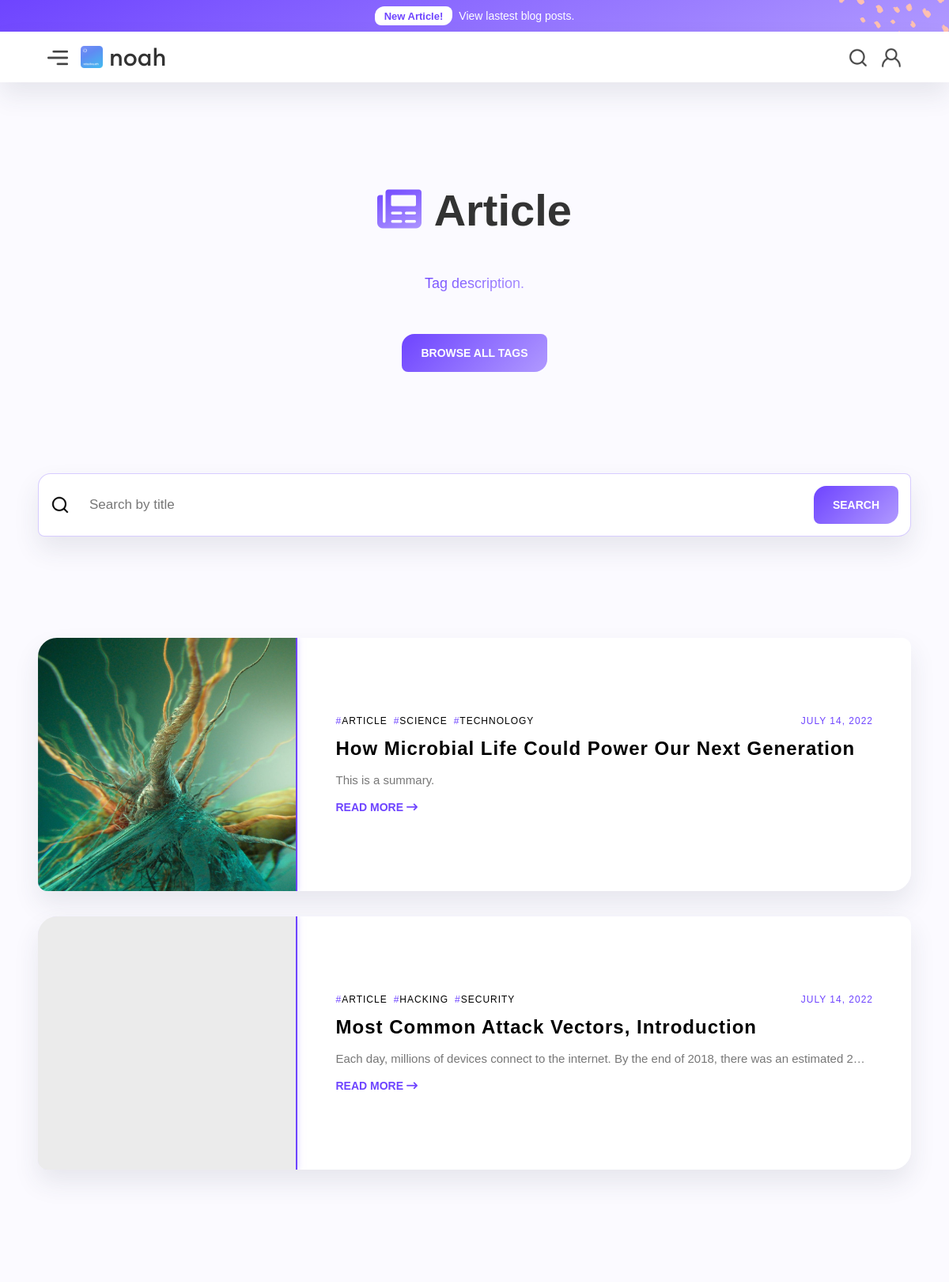
/tags/article (upper part), run on an earlier commit of the app's database.
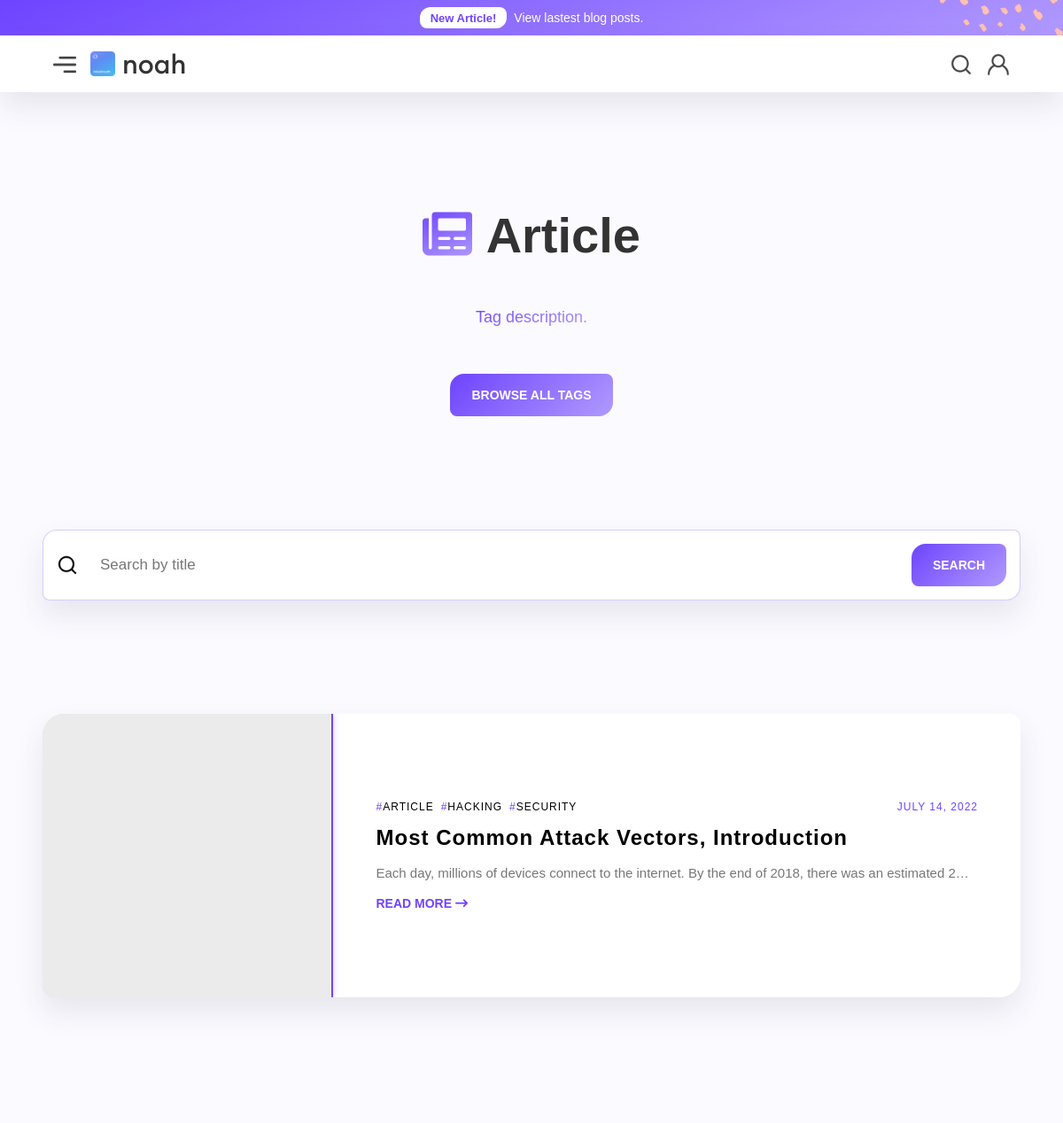
And on a later commit of the database.
### blog/models.py (models this page shows, shortened)
class Tag(models.Model):
    name = models.CharField(max_length=64, unique=True)
    slug = models.SlugField(max_length=64, unique=True, null=True, blank=True)
    special = models.CharField(max_length=1, default='#')
    description = models.TextField(max_length=512, default='Tag description.')
    class Meta:
        ordering = ['name']
    def __str__(self):
        return self.name

class Post(models.Model):
    title = models.CharField(max_length=128, unique=True)
    slug = models.SlugField(max_length=128, unique=True, null=True, blank=True)
    author = models.ForeignKey(User, on_delete=models.CASCADE, related_name='post_author')
    author_plug = models.URLField(max_length=128, default='https://linktr.ee/ndasilva')
    image = models.ImageField(null=True, blank=True, upload_to='blog_images/')
    tags = models.CharField(max_length=255, default='blog')
    summary = models.TextField(max_length=512)
    content = RichTextField(blank=True, null=True)
    updated_on = models.DateTimeField(auto_now= True, blank=True)
    created_on = models.DateTimeField(auto_now_add=True, blank=True)
    likes = models.ManyToManyField(User, blank=True, related_name='post_likes')
    class Meta:
        ordering = ['-created_on']
    def get_tags(self):
        return self.tags.replace('[', '').replace(']', '').replace('\'', '').split(', ')

### blog/views.py (the view)
# urls.py: path('tags/<slug:slug>', views.TagDetailView.as_view(), name="tag-detail"),
class TagDetailView(DetailView):
    model = Tag
    template_name = 'tag_detail.html'
    paginate_by = 6
    def filter_by_title(self):
        title_filter = PostFilter(self.request.GET, queryset=Post.objects.filter(tags__icontains=self.object))
        return title_filter
    def get_context_data(self, **kwargs):
        context = super(TagDetailView, self).get_context_data(**kwargs)
        context['tag_list'] = Tag.objects.all()
        context['title_filter'] = self.filter_by_title()
        book_paginator = Paginator(self.filter_by_title().qs, self.paginate_by)
        page_num = self.request.GET.get('page')
        page = book_paginator.get_page(page_num)
        context['post_page'] = page
        return context

### blog/templates/tag_detail.html (shortened to what this page needs)
{% extends 'base.html' %}
{% load static %}
{% load widget_tweaks %}
{% block content %}
<div class="hero-section wf-section">
  <div class="default-section-content">
    <div class="w-layout-grid hero-title-grid no-margin">
      <h1>
        <span class="gradient-span fa900solid-span">{{ tag.special }}</span> {{ tag.name }}
      </h1>
      <h2 class="hero-paragraph">
        <span class="gradient-span">{{ tag.description }}</span>
      </h2>
      <a href="{% url 'tags' %}" class="btn w-button">Browse all tags</a>
    </div>
  </div>
</div>
<div class="default-section wf-section">
  <div class="default-section-content">
    <form action="#search" class="search-div w-form">
      <img
        src="{% static 'main/img/search-img.png' %}"
        loading="lazy"
        alt=""
        class="search-icon"/>
      {% render_field title_filter.form.title class="search-bar w-input" id="search" max_length="128" placeholder="Search by title" %}
      <input type="submit" value="Search" class="search-btn w-button" />
    </form>
  </div>
</div>
<div class="anti-hero-section wf-section">
  <div class="default-section-content">
    {% if post_page %}
    <div class="w-layout-grid single-col-grid" id="w-node-_595394b4-9006-2f7c-6bcc-3e12ba97ca85-774ef4fc">
      {% for post in post_page.object_list %}
      <a href="{% url 'blog-post' post.slug %}" class="blog-card w-inline-block">
        <div
          class="blog-card-left"
          style="background-image: url({{ post.image.url }});">
        </div>
        <div class="blog-card-right">
          <div class="top-wrapper">
            <div class="tag-flex start-justify">
              {% for tag in post.get_tags %}
              <div class="tag-block">
                <div class="hashtag-purple">#</div>
                <div class="hashtag">{{ tag }}</div>
              </div>
              {% endfor %}
            </div>
            <div class="hashtag-purple">
              {{ post.created_on|date:"F d, Y" }}
            </div>
          </div>
          <h3 class="card-heading">{{ post.title }}</h3>
          <div class="card-description">
            {{post.summary|truncatechars:100 }}<br />
          </div>
          <div class="arrow-btn-txt">
            Read more <span class="fa900solid-span"></span>
          </div>
        </div>
      </a>
      {% endfor %}
    </div>
    {% else %}
    <div class="banner-content-div">
      <h2 class="h4-heading">This place is a void!</h2>
      <p>There are currently no posts published on the site.</p>
    </div>
    {% endif %}
  </div>
</div>
{% endblock %}

### main/templates/base.html (shortened to what this page needs)
{% load static %}
<!DOCTYPE html>
<html lang="en">
<head>
    <link href="{% static 'main/css/normalize.css' %}" rel="stylesheet" type="text/css">
    <link href="{% static 'main/css/webflow.css' %}" rel="stylesheet" type="text/css">
    <link href="{% static 'main/css/ndasilva.webflow.css' %}" rel="stylesheet" type="text/css">
</head>
<body>
    {% block navbar %}
    <div class="nav-banner-wrapper">
        <a href="{% url 'blog' %}" class="banner-link w-inline-block">
            <div class="w-layout-grid nav-banner-grid">
                <div id="w-node-_1be03d6a-790c-629e-8122-d0fe113d13b0-113d13ad" class="banner-info">
                    <div id="w-node-_1be03d6a-790c-629e-8122-d0fe113d13b1-113d13ad" class="banner-new-tag">New Article!
                    </div>
                    <div id="w-node-_1be03d6a-790c-629e-8122-d0fe113d13b3-113d13ad" class="banner-text">View lastest blog posts.</div>
                </div>
            </div>
        </a>
    </div>
    <div class="navbar-wrapper">
        <div data-collapse="all" data-animation="default" data-duration="400" data-easing="ease" data-easing2="ease"
            role="banner" class="navbar w-nav">
            <div class="w-layout-grid navbar-grid">
                <div class="w-layout-grid nav-menu-grid">
                    <div class="nav-menu-link-block w-nav-button"><img src="{% static 'main/img/nav-menu-img.png' %}"
                            loading="lazy"
                            srcset="{% static 'main/img/nav-menu-img-p-500.png' %} 500w, {% static 'main/img/nav-menu-img.png' %} 512w"
                            sizes="(max-width: 767px) 26px, (max-width: 991px) 3vw, 26px" alt=""
                            class="nav-menu-icon small"></div>
                    <a href="{% url 'home' %}" id="w-node-_073a6cad-f6aa-4cb3-d13c-226c4e6884fb-4e6884ef" aria-current="page"
                        class="brand-logo-link w-inline-block"><img
                            src="{% static 'main/img/58f322539377c4d97bfdc4882eb80ab9-256.png' %}" loading="lazy" alt=""
                            class="brand-logo-img">
                        <div>noah</div>
                    </a>
                </div>
                <div class="w-layout-grid nav-menu-grid">
                    <a href="{% url 'tags' %}" id="w-node-_073a6cad-f6aa-4cb3-d13c-226c4e688500-4e6884ef"
                        class="nav-link-block w-inline-block"><img src="{% static 'main/img/search-img.png' %}"
                            loading="lazy" alt="" class="nav-menu-icon small"></a>
                    {% if user.is_authenticated %}
                    <a href="{% url 'dashboard'%}" id="w-node-_073a6cad-f6aa-4cb3-d13c-226c4e688502-4e6884ef"
                        class="nav-link-block w-inline-block" style="text-decoration: none;">
                        {% if user %}
                        <span class="gradient-span fa900solid">@{{ user.username.0 }}{{ user.username.1 }}{{ user.username.2 }}{{ user.username.3 }}...</span>
                        {% else %}
                        <img src="{% static 'main/img/account-img.png' %}" loading="lazy" alt="" class="nav-menu-icon small">
                        {% endif %}
                    </a>
                    {% else %}
                    <a href="{% url 'login'%}" id="w-node-_073a6cad-f6aa-4cb3-d13c-226c4e688502-4e6884ef"
                    class="nav-link-block w-inline-block"><img src="{% static 'main/img/account-img.png' %}"
                        loading="lazy" alt="" class="nav-menu-icon small"></a>
                    {% endif %}
                </div>
            </div>
        </div>
    </div>
    {% endblock %}
    {% block content %}
    {% endblock %}
</body>
</html>

### main/static/main/css/webflow.css (style rules this page uses)
* { -webkit-box-sizing: border-box; -moz-box-sizing: border-box; box-sizing: border-box; }
html { height: 100%; }
body { margin: 0; min-height: 100%; background-color: #fff; font-family: Arial, sans-serif; font-size: 14px; line-height: 20px; color: #333; }
img { max-width: 100%; vertical-align: middle; display: inline-block; }
.w-inline-block { max-width: 100%; display: inline-block; }
.w-button { display: inline-block; padding: 9px 15px; background-color: #3898EC; color: white; border: 0; line-height: inherit; text-decoration: none; cursor: pointer; border-radius: 0; }
input.w-button { -webkit-appearance: button; }
h1, h2, h3, h4, h5, h6 { font-weight: bold; margin-bottom: 10px; }
h1 { font-size: 38px; line-height: 44px; margin-top: 20px; }
h2 { font-size: 32px; line-height: 36px; margin-top: 20px; }
h3 { font-size: 24px; line-height: 30px; margin-top: 20px; }
.w-form { margin: 0 0 15px; }
.w-input, .w-select { display: block; width: 100%; height: 38px; padding: 8px 12px; margin-bottom: 10px; font-size: 14px; line-height: 1.428571429; color: #333333; vertical-align: middle; background-color: #ffffff; border: 1px solid #cccccc; }
.w-nav { position: relative; background: #dddddd; z-index: 1000; }
.w-nav:before, .w-nav:after { content: " "; display: table; grid-column-start: 1; grid-row-start: 1; grid-column-end: 2; grid-row-end: 2; }
.w-nav:after { clear: both; }
.w-nav-button { position: relative; float: right; padding: 18px; font-size: 24px; display: none; cursor: pointer; -webkit-tap-highlight-color: rgba(0, 0, 0, 0); tap-highlight-color: rgba(0, 0, 0, 0); -webkit-user-select: none; -moz-user-select: none; -ms-user-select: none; user-select: none; }
.w-nav[data-collapse="all"] .w-nav-button { display: block; }

What changed in the data, as far as the page shows it:
removed Post: image (picture), get_tags "ARTICLE" "SCIENCE" "TECHNOLOGY", created_on "JULY 14, 2022", title "How Microbial Life Could Power Our Next Generation", summary "This is a summary."
